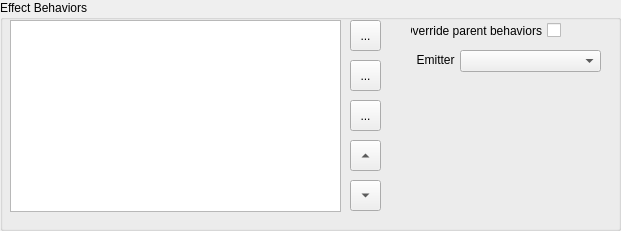
   <widget class="QGroupBox" name="groupBox_effectBehaviors">
    <property name="geometry">
     <rect>
      <x>325</x>
      <y>10</y>
      <width>621</width>
      <height>231</height>
     </rect>
    </property>
    <property name="title">
     <string>Effect Behaviors</string>
    </property>
    <widget class="QTableWidget" name="tableWidget_effectBehaviors">
     <property name="geometry">
      <rect>
       <x>10</x>
       <y>20</y>
       <width>331</width>
       <height>192</height>
      </rect>
     </property>
     <property name="frameShadow">
      <enum>QFrame::Sunken</enum>
     </property>
     <property name="selectionBehavior">
      <enum>QAbstractItemView::SelectRows</enum>
     </property>
     <property name="cornerButtonEnabled">
      <bool>false</bool>
     </property>
     <property name="columnCount">
      <number>1</number>
     </property>
     <attribute name="horizontalHeaderVisible">
      <bool>false</bool>
     </attribute>
     <attribute name="horizontalHeaderStretchLastSection">
      <bool>true</bool>
     </attribute>
     <column/>
    </widget>
    <widget class="QToolButton" name="toolButton_effectBehaviorsAdd">
     <property name="geometry">
      <rect>
       <x>350</x>
       <y>20</y>
       <width>31</width>
       <height>31</height>
      </rect>
     </property>
     <property name="toolTip">
      <string>Add New Effect Behaior</string>
     </property>
     <property name="text">
      <string>...</string>
     </property>
     <property name="icon">
      <iconset>
       <normalon>:/res/Plus_Enabled.png</normalon>
      </iconset>
     </property>
     <property name="toolButtonStyle">
      <enum>Qt::ToolButtonIconOnly</enum>
     </property>
     <property name="arrowType">
      <enum>Qt::NoArrow</enum>
     </property>
    </widget>
    <widget class="QToolButton" name="toolButton_effectBehaviorsRemove">
     <property name="geometry">
      <rect>
       <x>350</x>
       <y>60</y>
       <width>31</width>
       <height>31</height>
      </rect>
     </property>
     <property name="toolTip">
      <string>Remove Effect Behavior</string>
     </property>
     <property name="text">
      <string>...</string>
     </property>
     <property name="icon">
      <iconset>
       <normalon>:/res/Minus_Enabled.png</normalon>
      </iconset>
     </property>
     <property name="toolButtonStyle">
      <enum>Qt::ToolButtonIconOnly</enum>
     </property>
     <property name="arrowType">
      <enum>Qt::NoArrow</enum>
     </property>
    </widget>
    <widget class="QToolButton" name="toolButton_effectBehaviorsDown">
     <property name="geometry">
      <rect>
       <x>350</x>
       <y>180</y>
       <width>31</width>
       <height>31</height>
      </rect>
     </property>
     <property name="toolTip">
      <string>Move Effect Behavior Down</string>
     </property>
     <property name="text">
      <string>...</string>
     </property>
     <property name="toolButtonStyle">
      <enum>Qt::ToolButtonIconOnly</enum>
     </property>
     <property name="arrowType">
      <enum>Qt::DownArrow</enum>
     </property>
    </widget>
    <widget class="QToolButton" name="toolButton_effectBehaviorsUp">
     <property name="geometry">
      <rect>
       <x>350</x>
       <y>140</y>
       <width>31</width>
       <height>31</height>
      </rect>
     </property>
     <property name="toolTip">
      <string>Move Effect Behavior Up</string>
     </property>
     <property name="text">
      <string>...</string>
     </property>
     <property name="toolButtonStyle">
      <enum>Qt::ToolButtonIconOnly</enum>
     </property>
     <property name="arrowType">
      <enum>Qt::UpArrow</enum>
     </property>
    </widget>
    <widget class="QCheckBox" name="checkBox_parentBehaviorOverride">
     <property name="geometry">
      <rect>
       <x>410</x>
       <y>20</y>
       <width>151</width>
       <height>21</height>
      </rect>
     </property>
     <property name="layoutDirection">
      <enum>Qt::RightToLeft</enum>
     </property>
     <property name="text">
      <string> Override parent behaviors</string>
     </property>
    </widget>
    <widget class="QLabel" name="label_emitter">
     <property name="geometry">
      <rect>
       <x>410</x>
       <y>50</y>
       <width>51</width>
       <height>20</height>
      </rect>
     </property>
     <property name="text">
      <string>  Emitter</string>
     </property>
    </widget>
    <widget class="QComboBox" name="comboBox_emitter">
     <property name="geometry">
      <rect>
       <x>460</x>
       <y>50</y>
       <width>141</width>
       <height>22</height>
      </rect>
     </property>
    </widget>
    <widget class="QToolButton" name="toolButton_effectBehaviorsCopy">
     <property name="enabled">
      <bool>true</bool>
     </property>
     <property name="geometry">
      <rect>
       <x>350</x>
       <y>100</y>
       <width>31</width>
       <height>31</height>
      </rect>
     </property>
     <property name="toolTip">
      <string>Duplicate Effect Behavior</string>
     </property>
     <property name="text">
      <string>...</string>
     </property>
     <property name="icon">
      <iconset resource="../resources.qrc">
       <normaloff>:/res/Copy_Enabled.png</normaloff>:/res/Copy_Enabled.png</iconset>
     </property>
     <property name="toolButtonStyle">
      <enum>Qt::ToolButtonIconOnly</enum>
     </property>
     <property name="arrowType">
      <enum>Qt::NoArrow</enum>
     </property>
    </widget>
   </widget>
